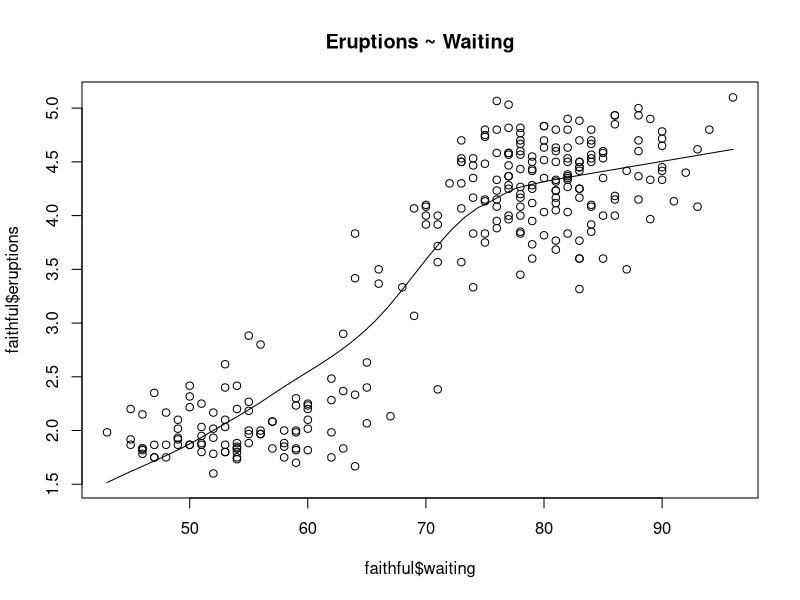
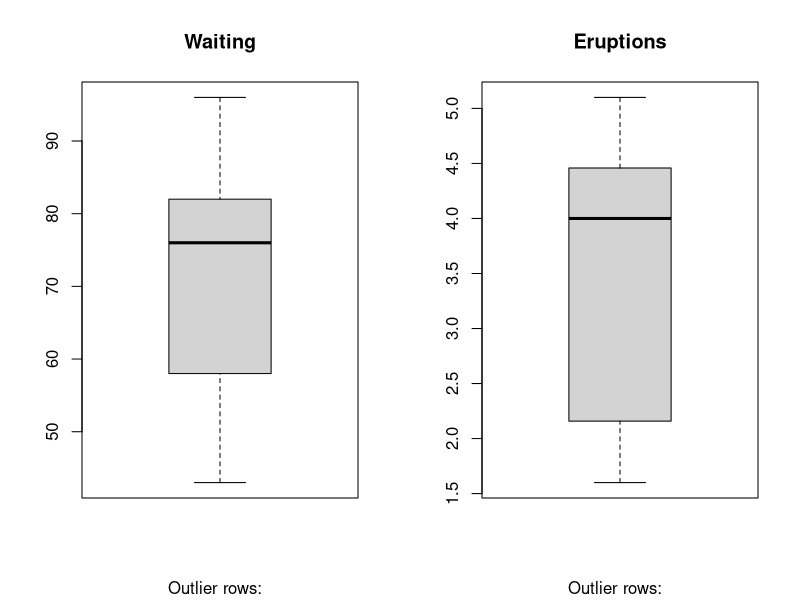
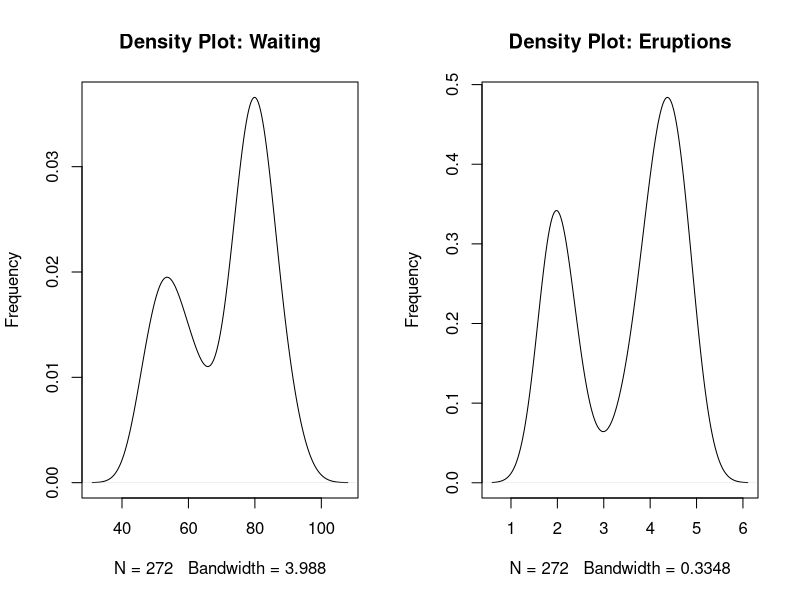
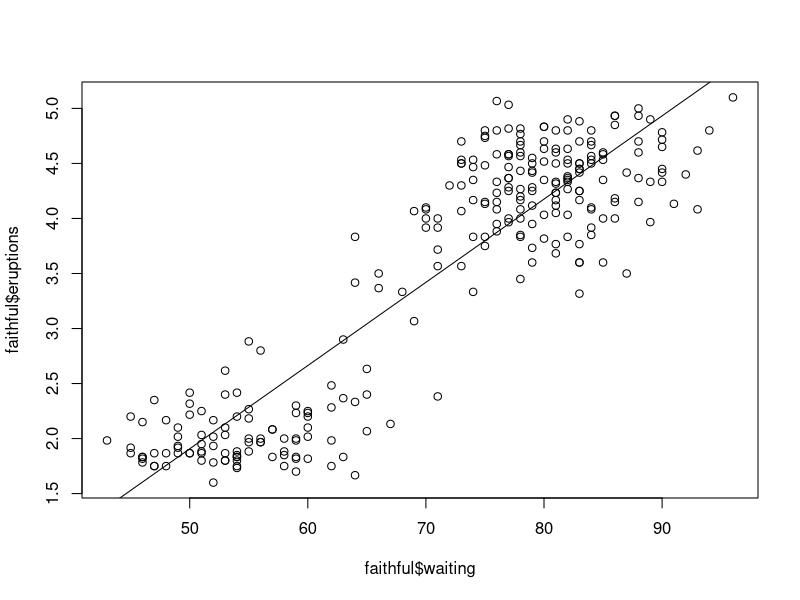
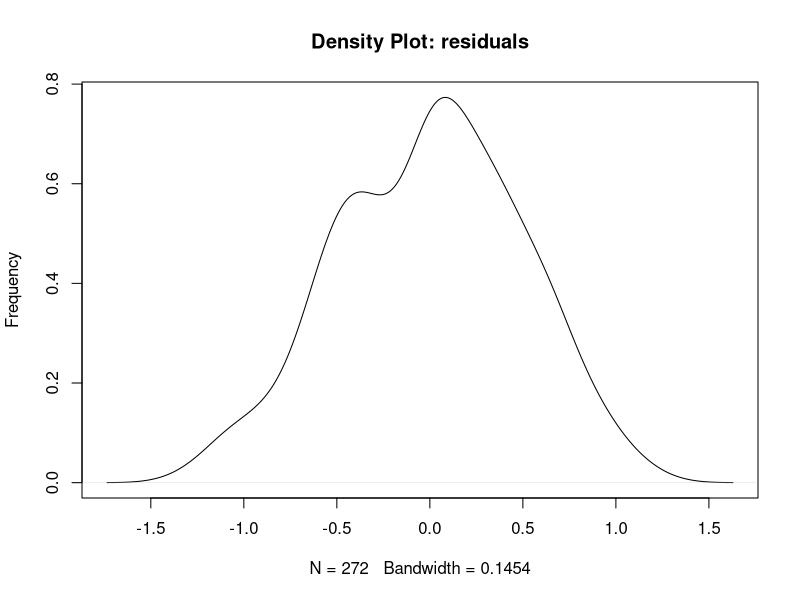
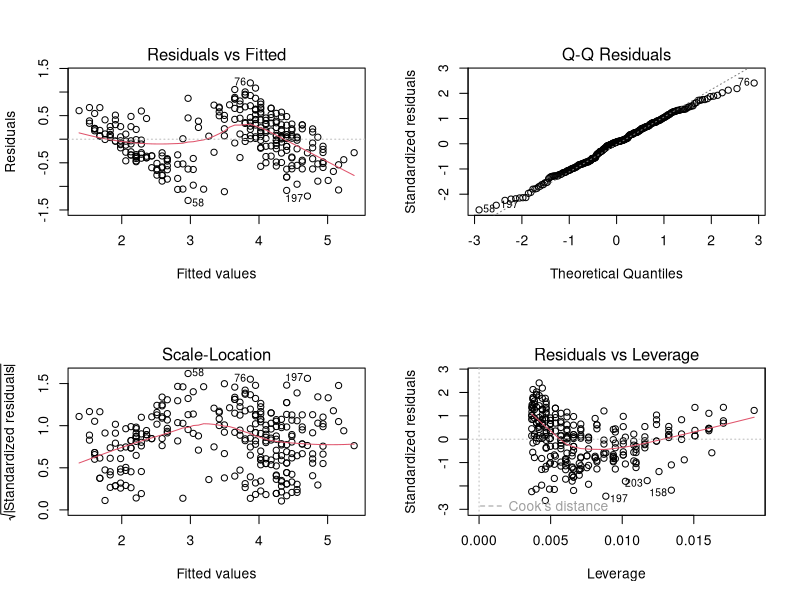

Recreate these plots in R, in order.
#correlation between the variables:
#it used for calculating regression coefficient (slope)
cor( faithful$waiting,faithful$eruptions) 
#scatter plot of the variables with a smoothed line
scatter.smooth(x= faithful$waiting, y=faithful$eruptions, main="Eruptions ~ Waiting") 
#divide graph area in 2 columns
par(mfrow=c(1, 2))  
#waiting box plot
boxplot(faithful$waiting, main="Waiting", sub=paste("Outlier rows: ", boxplot.stats(faithful$waiting)$out))  
#eruptions box plot
boxplot(faithful$eruptions, main="Eruptions", sub=paste("Outlier rows: ", boxplot.stats(faithful$eruptions)$out)) 
#divide graph area in 2 columns
par(mfrow=c(1, 2))  
#density plot waiting
plot(density(faithful$waiting), main="Density Plot: Waiting", ylab="Frequency")  
#density plot fot eruptions
plot(density(faithful$eruptions), main="Density Plot: Eruptions", ylab="Frequency")
#fitting the linear regression
faithful.lm <- lm(eruptions ~ waiting, data=faithful)  
#setting the plotting area back to normal
par(mfrow=c(1, 1))  
#summary of the linear regression
summary(faithful.lm)
#plotting the linear regression
plot(faithful$waiting, faithful$eruptions)
abline(faithful.lm)
#the equation which describes the linear model I got is: y = -1.874016 + 0.075628*x, where y is the duration of eruption and
#x is the waiting period

#since the p value for the slope is almost equal to zero, we consider the test to be statistically 
#significant for the signigicance level of 0.05, which means we have the enough evidence to reject null hypothesis (slope = 0, there is no relationship betweeen
#the independent and dependent variable). And hence accept the alternative hypothesis: there is a relationship between the independent and dependent variable

#F test is a test of significance of a model overall. Its null hypothesis is " A model with an intercept only fits the data as well as the model considered."
#Basically that means that a model with zero slope fits the data as well as the model considered, which is just the same as saying that there is no relationship
#between the independent and dependent variables. Therefore, the p values for those tests are very close to each other, because they test the same thing (their null hypothesis are same).
#F test is often used when we are considering the multiple regression model with an intercept.And the null hypothesis is b_1 = ... = b_(p-1) = 0

#calculating the residuals
faithful.res <-resid(faithful.lm)

#frequency plot of the residuals
plot(density(faithful.res), main="Density Plot: residuals", ylab="Frequency") 

#residual vs fitted values. standartized residuals vs fitted values. Q-Q plot of the residuals
# Residuals vs Leverage
par(mfrow=c(2,2))
plot(faithful.lm)

#The model itself is properly specified and the Y and X variables have a direct relationship.

#the equation which describes the linear model I got is: y = -1.874016 + 0.075628*x, where y is the duration of eruption and
#x is the waiting period

#since the p value for the slope is almost equal to zero, we consider the test to be statistically 
#significant for the signigicance level of 0.05, which means we have the enough evidence to reject null hypothesis (slope = 0, there is no relationship betweeen
#the independent and dependent variable). And hence accept the alternative hypothesis: there is a relationship between the independent and dependent variable

#It is worth calculating the mean of residuals as well.
mean(faithful.res)
#It is equal to 2.529938e-18, which is basically 0. That is good.

#We should also check that waiting and residuals are uncorrelated. 

cor.test(faithful$waiting, faithful.res) 

#p_value is equal to 1, which is greater than 0.05, so there is no evidence of correlation.

#I know that the residuals must be normally distributed. Here we observe a normal distribution with quite a noticeable skew,
#however after looking at the Q-Q plot I would say that the distribution is ok, as the deviations from normal distribution
#are not as significant as they seem to be at the first glance. 

#It is also to say that residuals pattern resembles the patterns we saw in eruptions and waiting density plots, although
#in the latter ones the pattern is far more extreme. Basically, that pattern means that there is a lack of observations for
# which eruption duration takes values around 3 and waiting takes values around 65. That could be a reason for the lack of
# residuals around value -0.25 in comparison with the amount of residuals around value 0.25 approximately.

#As for the homoscedasticity of the residuals,the red lines on Residuals vs Fitted and Scale-Location graphs do not really seem to be exactly flat.
#However, it is important that there is no trend in them (increasing/decreasing), so we could say that they are approximately flat, which means
#that the graphs are appropriate.

#Now lets consider R-squared. It is generally better to look at the Adjusted R-squared, however for the model where there is only
#one independent variable there won't be much difference between them. So Adjusted R-squared is equal to 0.8108, which is quite close
#to 1. That is good.

#We need to calculate the sd of eruption durations

sd(faithful$eruptions)

#The residual standard error is 0.4965, whereas the sample standard deviation is 1.141371. Since we do not have another model to compare
#the residual standard error with we cannot say anything apart from the fact that residual standard error is less than sample
#standard deviation, which is as it should be. 

#As for the Residuals vs Leverage plot, we see that there are no points which could be considered to be outliers or points with large influence, 
#which is good.

#The model generally makes sense, since the more time passes from the moment of last eruption the more energy is accumulated, so that
#the next eruption duration is going to be larger.

#All in all, I feel that the model is appropriate even though there might be some inaccuracies.

